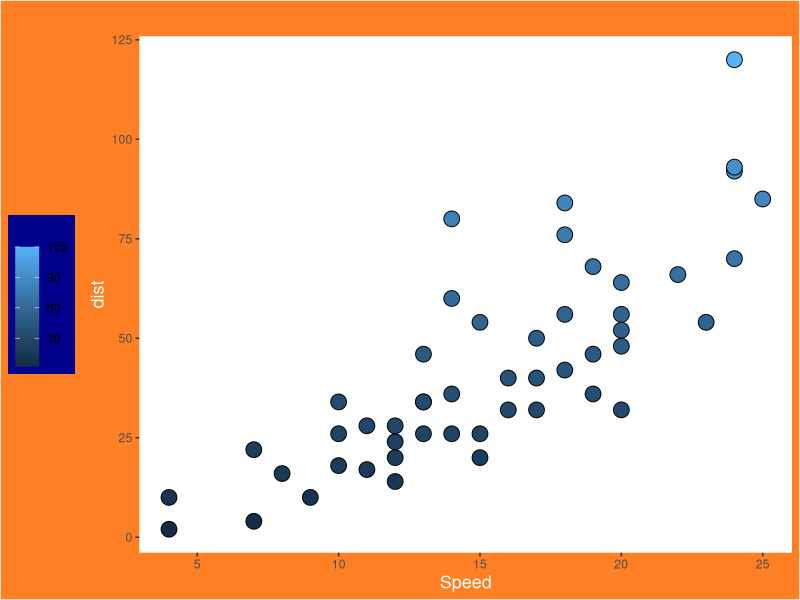

Generate this figure with R:
## ---- chunk 1
knitr::opts_chunk$set(echo = TRUE)
## ---- chunk 2
library(tidyverse)
## ---- chunk 3
str(cars)
## ---- chunk 4
str(pressure)
## ---- chunk 5
# Plot the data in an imaginative way.  
ggplot(data = cars,
       mapping = aes(x = speed, y = dist, fill = dist))+

  
  #Make a barplot
  geom_point(size = 5, pch = 21)+
  
  labs(
    title = " ",
    x = "Speed",
    y = "dist",
    # Change the name of the legend. 
    fill  = " ")+
  theme(
    
    # put the legend on the left 
    legend.position = "left",
    
    # Change the legend background. 
    legend.background =  element_rect(fill = "darkblue"),
    
    # Change the text colour in the legend. 
    legend.text = element_text(colour = "black"),
    
    # Make the entire plot background blue. 
    plot.background = element_rect(fill = "chocolate1"),
    
    # Make the title white
    title = element_text(colour = "White", size = 13),
    
    # put the title in the center. 
    plot.title = element_text(hjust = 0.3),
    
    # Make the background dark blue
    panel.background = element_rect(fill = "white"),
    
    #remove grid lines
    panel.grid.major = element_blank(),
    panel.grid.minor = element_blank(),
    
    # remove the border around the plot. 
    panel.border = element_blank())
